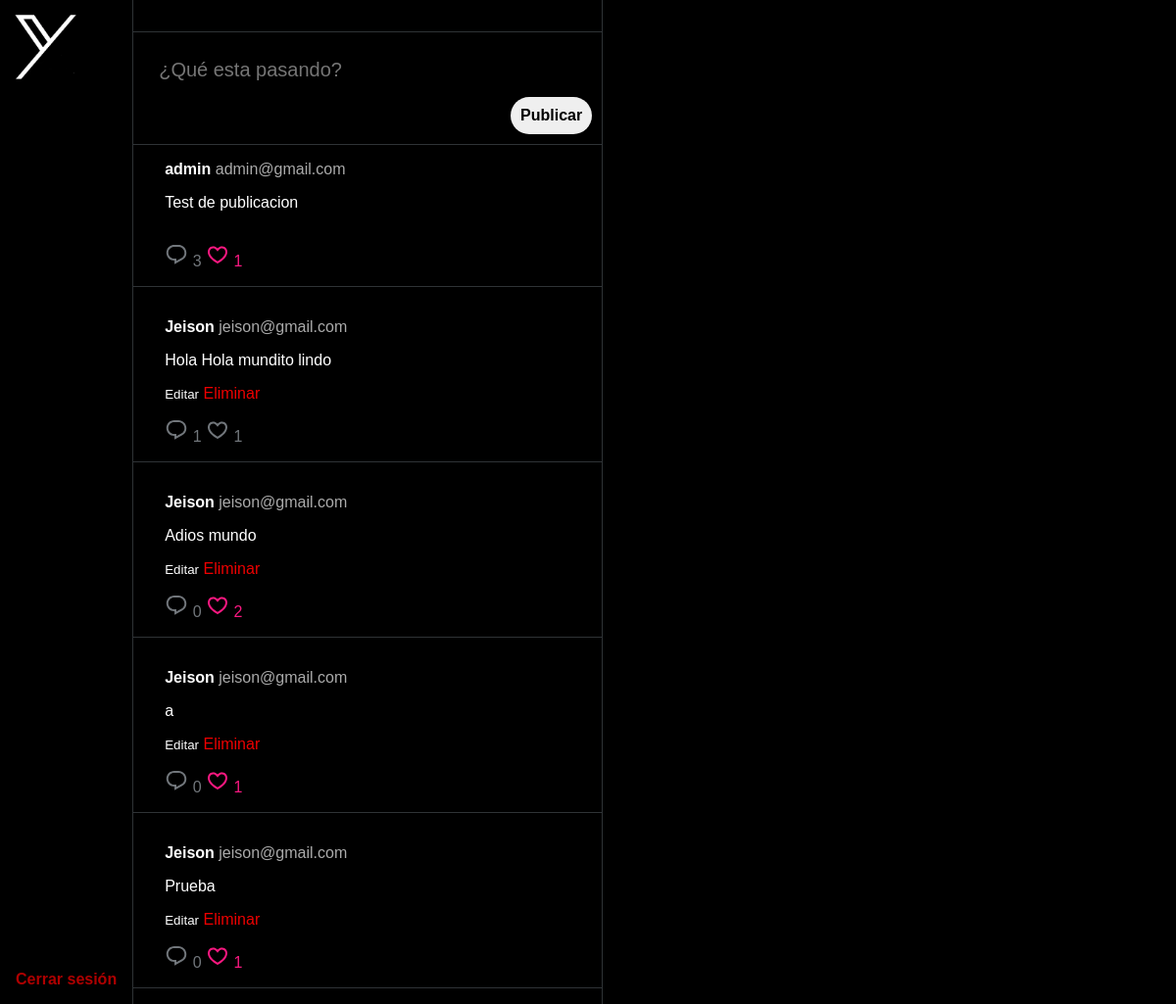
Page /red-social/main.php (signed in) on the committed database.
### tables this page shows
CREATE TABLE `publicaciones` (
  `id` int(11) NOT NULL,
  `id_usuario` int(11) NOT NULL,
  `contenido` text NOT NULL,
  `fecha_creacion` timestamp NOT NULL DEFAULT current_timestamp() ON UPDATE current_timestamp(),
  `fecha_actualizacion` timestamp NOT NULL DEFAULT current_timestamp() ON UPDATE current_timestamp()
);

CREATE TABLE `usuarios` (
  `id` int(11) NOT NULL,
  `nombre_usuario` varchar(50) NOT NULL,
  `correo_electronico` varchar(50) NOT NULL,
  `password` varchar(100) NOT NULL,
  `rol` int(11) NOT NULL,
  `fecha_creacion` timestamp NOT NULL DEFAULT current_timestamp(),
  `fecha_actualizacion` timestamp NOT NULL DEFAULT current_timestamp() ON UPDATE current_timestamp()
);

### red-social/main.php (the view, shortened to what this page needs)
<?php
include "config.php";
$id = $_SESSION["id"];
if ($res = $conn->query("SELECT * from usuarios where id = $id")) {
    $user = $res->fetch_assoc();
    $user_rol = $user["rol"];
} else echo "Error: $conn->error";
?>
<!DOCTYPE html>
<html lang="en">
<head>
    <link rel="stylesheet" href="styles/style.css">
</head>
<body>
    <main class="container">
        <div class="left-side">
            <div class="logo">
                <img src="assets/logo.png" alt="">
            </div>
            <div class="logout">
                <form action="querys/logout.php" method="post">
                    <input type="submit" value="Cerrar sesión">
                </form>
            </div>
        </div>
        <div class="scroll">
            <div class="post-column">
                <div class="post_form">
                    <form action="main.php" method="post">
                        <input type="text" required class="post_inp" placeholder="¿Qué esta pasando?" name="post" id="">
                        <input type="submit" class="post-btn" value="Publicar">
                    </form>
                </div>
                <?php
                $query = "SELECT publicaciones.id, publicaciones.id_usuario, publicaciones.contenido, publicaciones.fecha_creacion, usuarios.rol, usuarios.nombre_usuario, usuarios.correo_electronico from publicaciones inner join usuarios on usuarios.id = publicaciones.id_usuario";
                if ($res = $conn->query($query)) {
                    while ($post = $res->fetch_assoc()) {
                        $id_post = $post["id"];
                        $post_user = $post["id_usuario"];
                        $post_contenido = $post["contenido"];
                        $post_nombre_usuario = $post["nombre_usuario"];
                        $post_correo_electronico = $post["correo_electronico"];
                        $res_user_like = $conn->query("SELECT * from likes where id_publicacion = $id_post and id_usuario = $id");
                        $is_liked = $res_user_like->num_rows > 0 ? "liked" : "";
                        $res_likes = $conn->query("SELECT * from likes where id_publicacion = $id_post");
                        $likes_n = $res_likes->num_rows;
                ?>
                        <div class="post_container">
                            <div class="post_user">
                                <div class="user_post_data">
                                    <span class="username">
                                        <?php echo $post_nombre_usuario ?>
                                    </span>
                                    <span class="email">
                                        <?php echo $post_correo_electronico ?>
                                    </span>
                                </div>
                                <div class="contenido"><?php echo $post_contenido ?></div>
                                <?php
                                if ($post_user == $id || $user_rol == 1) {
                                ?>
                                    <button class="edit" data-edit="<?php echo $id_post ?>">Editar</button>
                                <?php } ?>
                                <?php
                                if ($post_user == $id || $user_rol == 1) {
                                ?>
                                    <a class="delete" href="querys/deletePost.php?post=<?php echo $id_post ?>">
                                        Eliminar
                                    </a>
                                <?php } ?>
                                <div class="actions">
                                    <button class="comment" data-post="<?php echo $id_post ?>">
                                    <?php
                                    $res_comments = $conn->query("SELECT * from comentarios where id_publicacion = $id_post");
                                    echo $res_comments->num_rows;
                                    ?>
                                    </button>
                                    <button class="like <?php echo $is_liked ?>" data-post="<?php echo $id_post ?>">
                                        <?php
                                    echo "<span class='current-n'>$likes_n</span>";
                                    ?>
                                    </button>
                                </div>
                            </div>
                        </div>
                <?php
                    }
                }
                ?>
        </div>
        </div>
    </main>
</body>
</html>

### red-social/styles/style.css (style rules this page uses)
* { margin: 0; padding: 0; box-sizing: border-box; }
.logo img { height: 6em; }
.heart_icon, .comment_icon { height: 1.5rem; }
body { background-color: #000; font-family: Arial, Helvetica, sans-serif; color: #fff; }
.container { display: flex; justify-content: center; align-items: center; height: 100dvh; }
.scroll { flex-grow: 1; overflow-y: auto; max-height: 100dvh; }
.post-column, .comment_container { display: flex; max-width: 30rem; flex-direction: column; border-inline: 1px solid #2f3336; min-height: 100dvh; overflow-y: auto; }
.left-side { display: flex; flex-direction: column; justify-content: space-between; overflow-y: auto; min-width: 6rem; height: 100dvh; }
main.container { display: flex; width: 100%; max-height: 100dvh; justify-content: start; }
.post_inp { background-color: #000; width: 100%; height: 56px; color: #fff; outline: none; font-size: 20px; padding-inline: 1rem; border: 0; }
.post-btn { align-self: end; width: fit-content; font-weight: bold; font-size: 16px; padding: 10px 10px; border-radius: 20px; border: 0; }
.post_container, .comment_box { position: relative; margin-bottom: 1rem; padding: 1rem 2rem; border-bottom: 1px solid #2f3336; }
.username { font-weight: bold; }
.email { color: #aaa; }
.user_post_data { margin-bottom: 1rem; }
.contenido { margin-bottom: 1rem; }

### rows in the picture
publicaciones: id_usuario.nombre_usuario "admin", id_usuario.correo_electronico "admin@gmail.com", contenido "Test de publicacion", num_rows "3", likes_n "1"
publicaciones: id_usuario.nombre_usuario "Jeison", id_usuario.correo_electronico "jeison@gmail.com", contenido "Hola Hola mundito lindo", num_rows "1", likes_n "1"
publicaciones: id_usuario.nombre_usuario "Jeison", id_usuario.correo_electronico "jeison@gmail.com", contenido "Adios mundo", num_rows "0", likes_n "2"
publicaciones: id_usuario.nombre_usuario "Jeison", id_usuario.correo_electronico "jeison@gmail.com", contenido "a", id_usuario.rol "0", likes_n "1"
publicaciones: id_usuario.nombre_usuario "Jeison", id_usuario.correo_electronico "jeison@gmail.com", contenido "Prueba", num_rows "0", likes_n "1"
